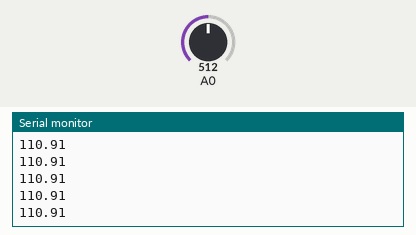
Simulated run of this sketch. Board: Arduino Uno, built with avr-gcc and run on an emulated ATmega328P. Shown: the last lines printed to the serial monitor. The test bench sets the inputs (shaded band); at power-on: A0 = 512.

Above: at 1.2 s.
1.3 s: A0 set to 716
At 2.2 s:
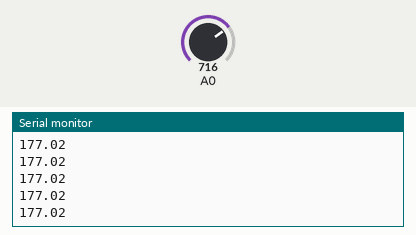
2.8 s: A0 set to 900
At 3.4 s:
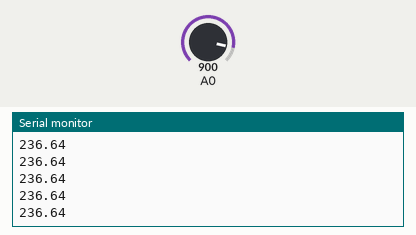
Timing chart, 0 to 5.8 s (numbered marks = the images above; inputs shaded):
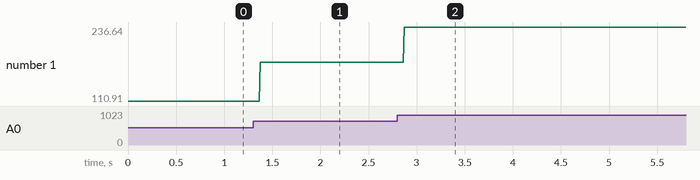

Measured:
- after the input at 1.3 s, the serial monitor: prints a new line after 0.07 s (image 1)
- after the input at 2.8 s, the serial monitor: prints a new line after 0.07 s (image 2)
- plotted number 1: 110.91 → 177.02 after the input at 1.3 s, 177.02 → 236.64 after the input at 2.8 s

The sketch:

temperature_test_code.ino
```cpp
// the setup routine runs once when you press reset:
void setup() {
  // initialize serial communication at 9600 bits per second:
  Serial.begin(9600);
  analogReference(EXTERNAL);
}

// the loop routine runs over and over again forever:
void loop() {
  // read the input on analog pin 0:
  int sensorValue = analogRead(A0);
  // Convert the analog reading (which goes from 0 - 1023) to a voltage (0 - 5V):
  // Using 5V default: 0.00488V
  // Using 3.3V external: 0.00323V (Note: actual voltage is 3.315V)
  // Using 1.1V internal: 0.00107V
  float voltage = sensorValue * (3.315 / 1023.0);
  // Convert the voltage to temperature in degrees Celsius
  float temperature = voltage - 0.55;
  temperature = temperature / 0.01;
  // print out the value you read:
  Serial.println(temperature);
}
```
